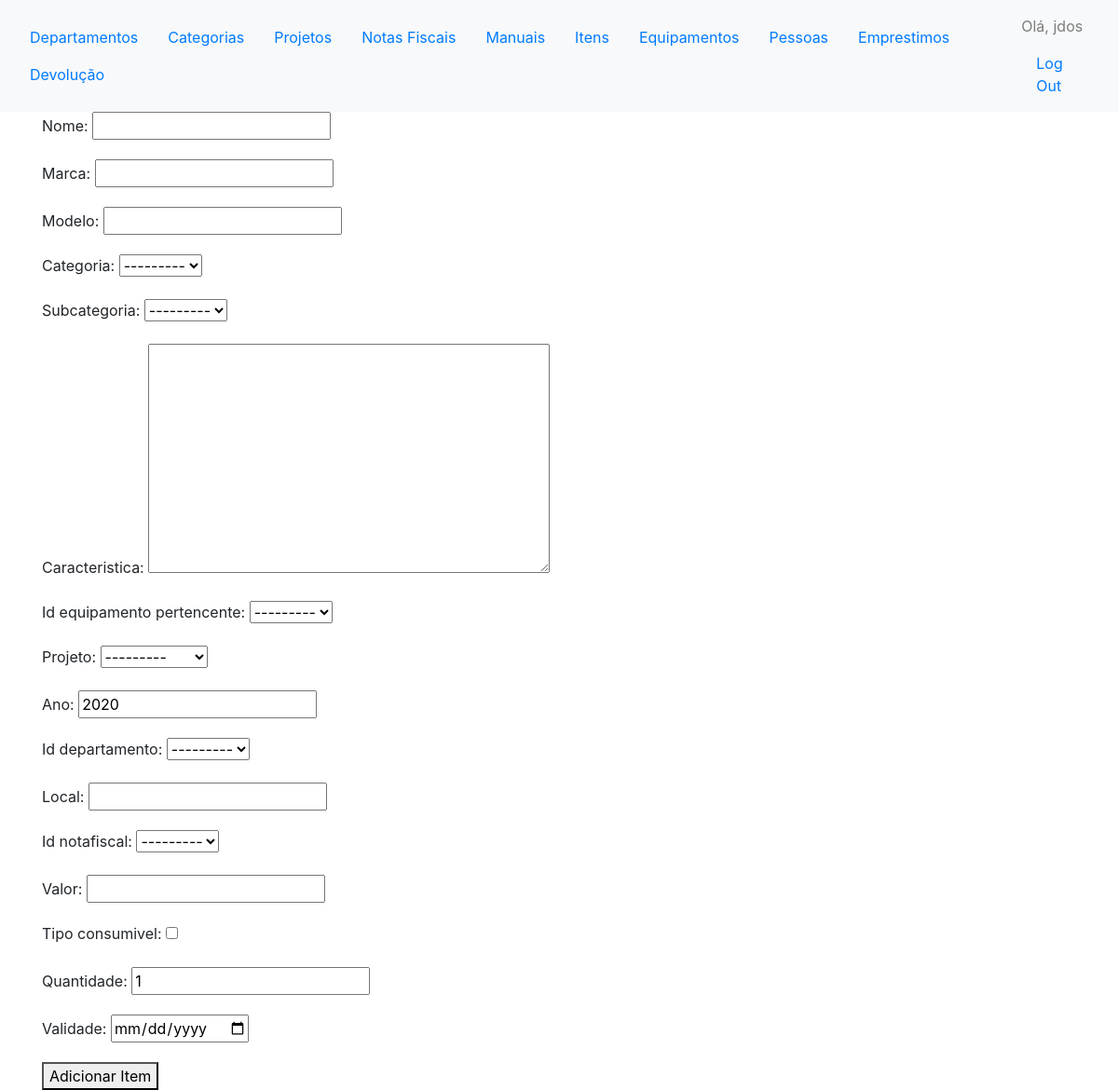
Before: /controle/novo_item/ (signed in) with the older database file.
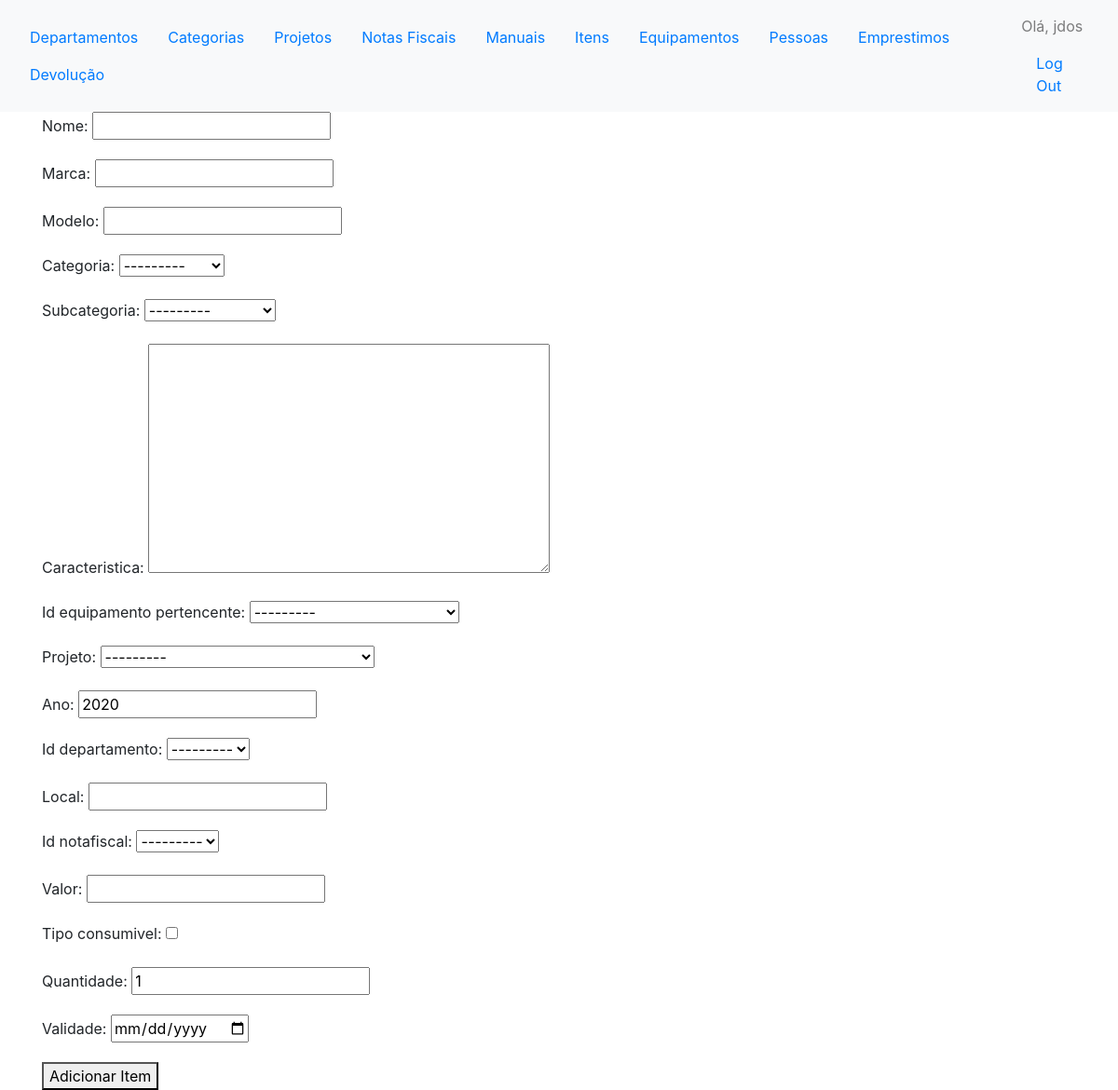
After: the same page with the newer database file.
### controles/models.py (models this page shows)
class Subcategoria(models.Model):
    nome = models.CharField(max_length=40)
    categoria = models.ForeignKey(Categoria, null=True, blank=True, on_delete=models.CASCADE)
    def __str__(self):
        return self.categoria.nome + " " + self.nome

### controles/views.py (the view)
@login_required
def novo_item(request):
	if request.method != 'POST':
		form = ItemForm()
	else:
		form = ItemForm(request.POST, request.FILES)
		if form.is_valid():
			form.save()
			return HttpResponseRedirect(reverse('controles:itens'))
	context = {'form':form}
	return render(request, 'controles/novo_item.html', context)

### controles/forms.py
class ItemForm(forms.ModelForm):
	def __init__(self, *args, **kwargs):
		super(ItemForm, self).__init__(*args, **kwargs)
		self.fields['id_equipamento_pertencente'].queryset = Item.objects.filter(id_item__in=getListEquipamento())
	class Meta:
		model = Item
		fields = [
					'nome',
					'marca','modelo',
					'categoria',
					'subcategoria',
					'caracteristica',
					'id_equipamento_pertencente',
					'projeto',
					'ano',
					'id_departamento',
					'local',
					'id_notafiscal',
					'valor',
					'tipo_consumivel',
					 'quantidade',
					 'validade'
				]
		widgets = {
            'validade': DateInput(),
         }
	id_equipamento_pertencente = EquipamentoModelChoiceField(required=False, widget=forms.Select, queryset = Item.objects.none())

### comuns/models.py (called while the page is built)
    def __str__(self):
        return self.nome + ' ' + self.acronimo

### controles/forms.py (called while the page is built)
def getListEquipamento():
	equipamentos = Equipamento.objects.all()
	equipamento_list = []
	for equipamento in equipamentos:
		equipamento_list.append(equipamento.id_item.id_item)
	return equipamento_list

    def label_from_instance(self, obj):
    	eq = Equipamento.objects.get(id_item=obj.id_item)
    	return eq.patrimonio_itti + ' ' + obj.nome

### controles/templates/controles/novo_item.html (shortened to what this page needs)
 {% extends "controles/base.html" %}
{% load custom_filter %}
{% load static %}
{% block content %}
<form action="{% url 'controles:novo_item' %}"  id="itemForm" method='post' enctype="multipart/form-data" data-subcategorias-url="{% url 'controles:load_subcategorias' %}">
	{{ form.as_p }}
	<button name="submit">Adicionar Item</button>
</form>
{% endblock content %}

Changed rows visible on the page:
added Subcategoria: categoria "---------"
Other visible differences:
form field categoria: "---------" → (not shown)
